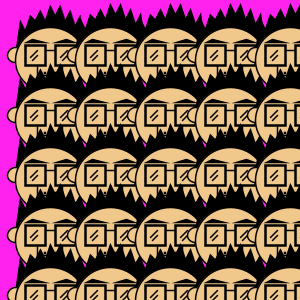
Frame 1 (no input)
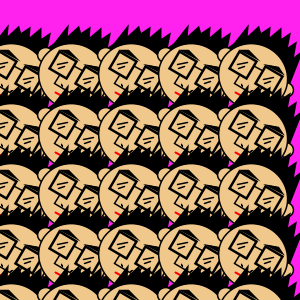
Frame 60 (the mouse pressed at the canvas centre just before this capture)
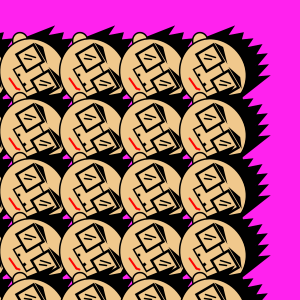
Frame 120 (the mouse held since frame 60 and released just before this capture)

The Processing sketch that drew these frames (run headless with seeded random() and noise(); from frame 60 on, the mouse is pressed at the canvas centre):

// Processing sketch: processing_14536
// ── processing_14536.pde

void setup() {
size(300,300);
}
  
void draw() {
  background(#ff22ee);
  for(int x=0; x<300; x=x+60){
   for(int y=0; y<300; y=y+60){
     pushMatrix();
     translate(x,y);
     scale(0.5);
     rotate(radians(frameCount/2));
     jungmin_draw();
     popMatrix();
      
   }
  }
 }
   
void jungmin_draw() {
//머리카락
stroke(0);
fill(0);
beginShape();
vertex(30,110);
vertex(40,40);
vertex(50,60);
vertex(60,30);
vertex(70,40);
vertex(80,20);
vertex(90,40);
vertex(100,10);
vertex(110,30);
vertex(120,10);
vertex(130,40);
vertex(140,20);
vertex(150,50);
vertex(160,30);
vertex(170,100);
endShape(CLOSE);
 
 
//귀
fill(240,200,140);
strokeWeight(3);
ellipse(30,110,30,30);
ellipse(170,110,30,30);
 
 
//얼굴
strokeWeight(3);
fill(240,200,140);
ellipse(100,120,140,130);
 
 
//코
strokeWeight(3);
beginShape();
vertex(75,100);
vertex(75+50,100);
vertex(75+50,150);
vertex(75,150);
endShape(CLOSE);
 
 
//콧구멍
strokeWeight(3);
rect(88,145,2,2);
rect(110,145,2,2);
 
 
//안경
strokeWeight(5);
beginShape();
vertex(50,90);
vertex(90,90);
vertex(90,130);
vertex(50,130);
endShape(CLOSE);
 
beginShape();
vertex(50+60,90);
vertex(90+60,90);
vertex(90+60,130);
vertex(50+60,130);
endShape(CLOSE);
 
 
//안경알
strokeWeight(3);
line(75,100,60,115);
line(75,110,65,120);
line(75+60,100,60+60,115);
line(75+60,110,65+60,120);
 
 
//눈썹
strokeWeight(3);
fill(0);
beginShape();
vertex(53,85);
vertex(65,78);
vertex(88,85);
endShape(CLOSE);
 
beginShape();
vertex(53+60,85);
vertex(65+68,78);
vertex(88+60,85);
endShape(CLOSE);
 
 
//입
strokeWeight(4);
stroke(255,0,0);
line(85,165,110,165);
line(110,165,115,160);
}
